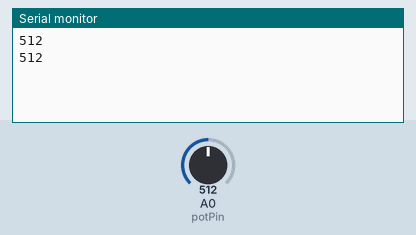
Simulated run of this sketch. Board: Arduino Uno, built with avr-gcc and run on an emulated ATmega328P. Parts: the last lines printed to the serial monitor. The test bench sets the inputs (shaded band); at power-on: A0 (potPin) = 512.

Above: at 2.2 s.
2.3 s: A0 (potPin) set to 716
At 3.6 s:
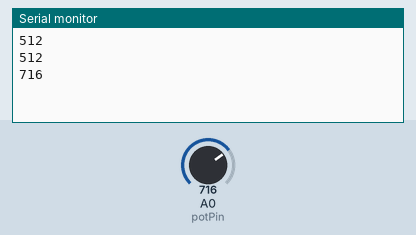
3.8 s: A0 (potPin) set to 900
At 4.7 s:
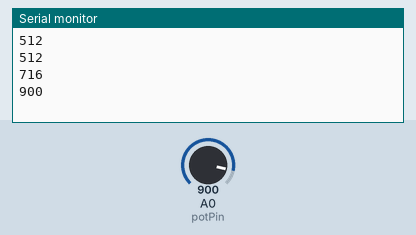
Timing chart, 0 to 6.8 s (numbered marks = the images above; inputs shaded):
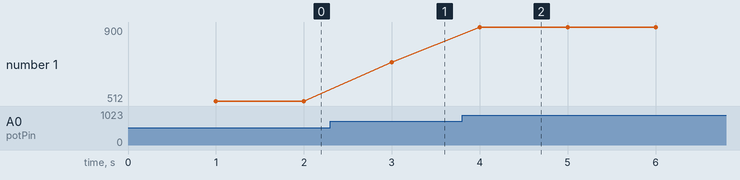

The sketch:

02_Analog_In.ino
```cpp
const int potPin = A0; //Potentiometer pin

// Variable for storing the potentiometer value
int Value = 0;

void setup() {
  Serial.begin(115200);
  delay(1000);
}

void loop() {
  // Reading potentiometer value
  Value = analogRead(potPin);
  Serial.println(Value);
  delay(1000);
}
```

Measured:
- after the input at 2.3 s, the serial monitor: prints a new line after 0.70 s (image 1)
- after the input at 3.8 s, the serial monitor: prints a new line after 0.20 s (image 2)
- plotted number 1: 512 → 716 after the input at 2.3 s, 716 → 900 after the input at 3.8 s
